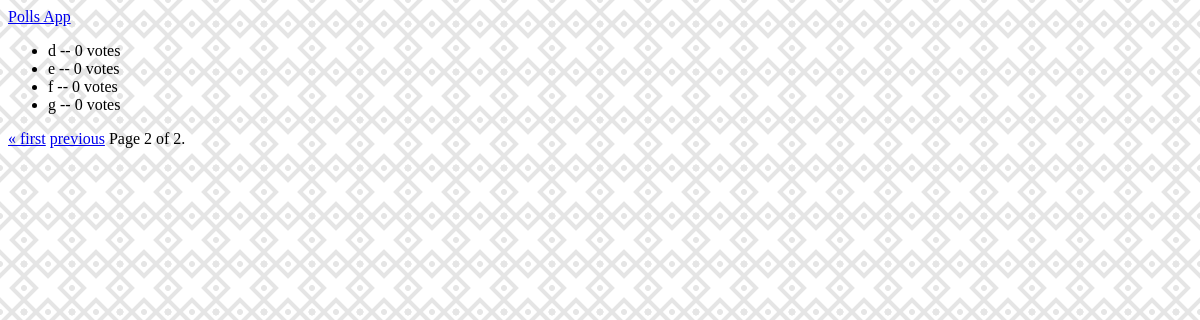
The app's page /polls/choices/?page=2, older data.
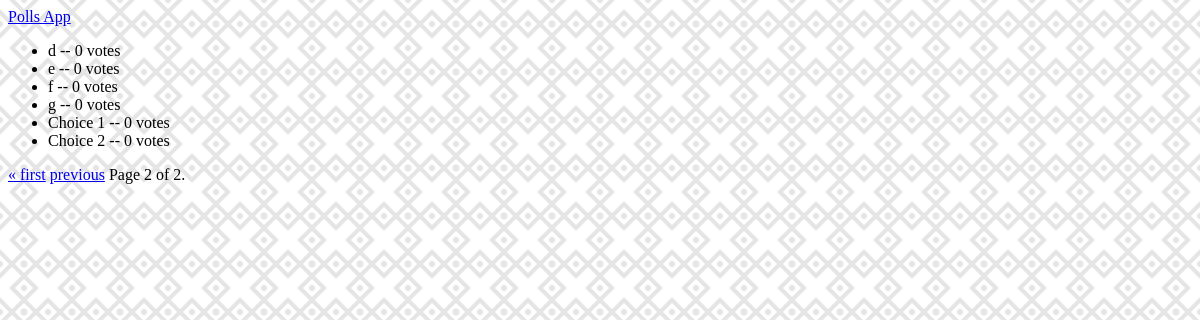
The same page, newer data.
### polls/models.py (models this page shows, shortened)
class Choice(models.Model):
    question = models.ForeignKey(Question, on_delete=models.CASCADE)
    choice_text = models.CharField(max_length=200)
    votes = models.IntegerField(default=0)

### polls/views.py (the view)
# urls.py: path("choices/", views.all_choices, name="all_choices"),
def all_choices(request):
    choice_list = Choice.objects.all()
    paginator = Paginator(choice_list, 10)
    page_number = request.GET.get("page")
    page_obj = paginator.get_page(page_number)
    return render(request, "polls/choice_list.html", {"page_obj": page_obj})

### polls/templates/polls/choice_list.html (shortened to what this page needs)
{% extends 'base.html' %}
{% load static %}
{% block page_links %}
    <link rel="stylesheet" href="{% static 'polls/style.css' %}">
{% endblock %}
{% block page_body %}
    {% include "polls/includes/header.html" %}
    <ul>
    {% for choice in page_obj %}
        <li>{{ choice.choice_text }} -- {{ choice.votes }} vote{{ choice.votes|pluralize }}</li>
    {% endfor %}
    </ul>
    {% include "polls/includes/paginator.html" %}
{% endblock %}

Row changes from the older to the newer data that the page shows:
added Choice: choice_text "Choice 1", votes "0"
added Choice: choice_text "Choice 2", votes "0"
